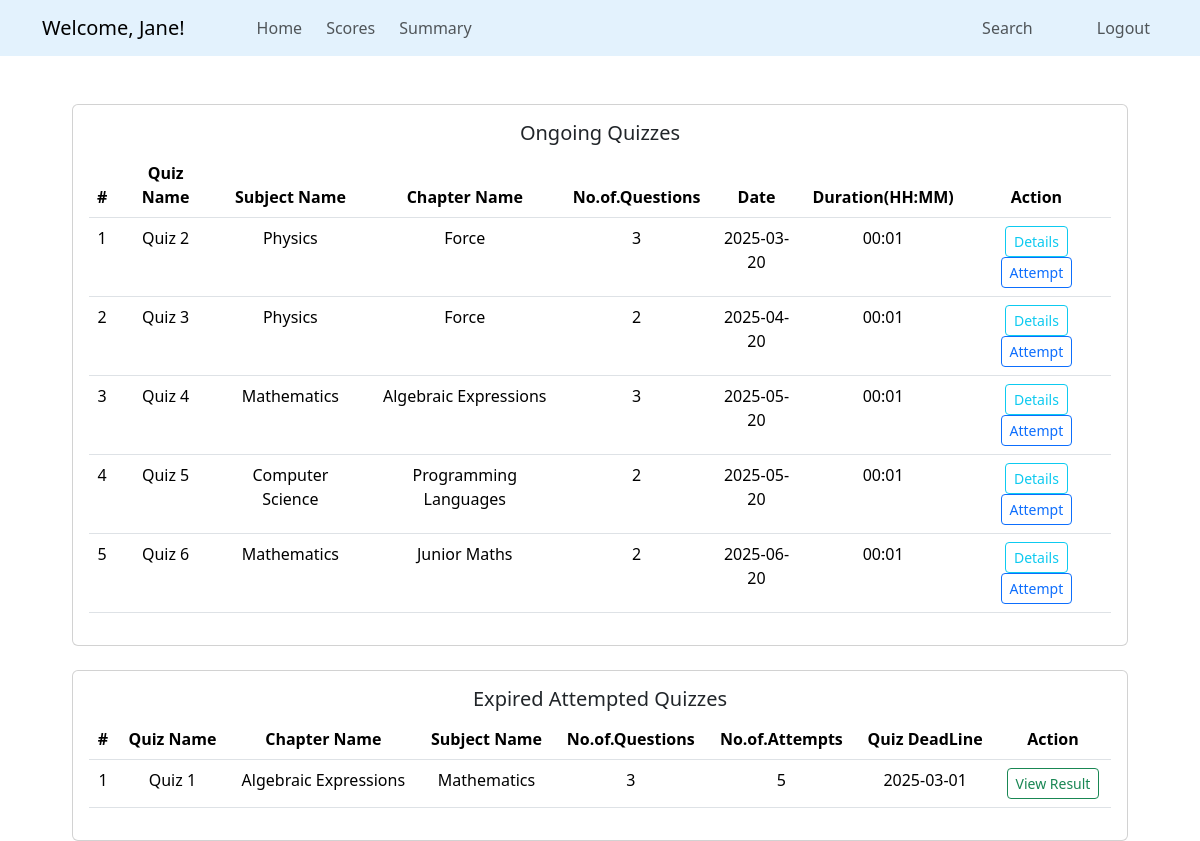
Screenshot of /scores (signed in) with the database file from the repository.
### quizapp/models.py (models this page shows, shortened)
class Quiz(db.Model):
    quizid = db.Column(db.Integer, primary_key = True)
    qname = db.Column(db.String(60), nullable = False)
    dateofquiz = db.Column(db.DateTime, nullable = False)
    timeduration = db.Column(db.Integer, nullable = False)
    remarks = db.Column(db.String(30), nullable = True)
    chapterid = db.Column(db.Integer, db.ForeignKey('chapter.cid'), nullable = False) # (foreign key-chapter)
    question = db.relationship('Questions', backref = 'quiz', lazy = True, cascade = 'all, delete')
    scores = db.relationship('Scores', backref = 'quiz', lazy = True, cascade = 'all, delete')

class Subject(db.Model):
    sid = db.Column(db.Integer, primary_key = True)
    description = db.Column(db.Text, nullable = False)
    sname = db.Column(db.String(60), nullable = False, unique = True)
    chapters = db.relationship('Chapter', backref = 'subject', lazy = True, cascade = 'all, delete')

class Chapter(db.Model):
    cid = db.Column(db.Integer, primary_key = True)
    cname = db.Column(db.String(60), nullable = False)
    description = db.Column(db.Text, nullable = False)
    subjectid = db.Column(db.Integer, db.ForeignKey('subject.sid'), nullable = False)
    quizzes = db.relationship('Quiz', backref = 'chapter', lazy = True, cascade = 'all, delete')

class Scores(db.Model):
    scoreid = db.Column(db.Integer, primary_key = True)
    time_stamp_attempt = db.Column(db.DateTime, nullable = True, default = datetime.now)
    totalscore = db.Column(db.Integer, nullable = False)
    quizid = db.Column(db.Integer, db.ForeignKey('quiz.quizid'), nullable = False)
    userid = db.Column(db.Integer, db.ForeignKey('user.userid'), nullable = False)
    user_input = db.Column(db.Text, nullable = False, default = json.dumps([]))

### quizapp/routes.py (the view)
@app.route('/scores', methods = ['GET', 'POST'])
def scores_dashboard():
    if 'user_id' in session:
        ongoing_quizzes = Quiz.query.filter(Quiz.dateofquiz > today).order_by(Quiz.dateofquiz.asc())
        expired_quizzes = Quiz.query.filter(Quiz.dateofquiz < today).order_by(Quiz.dateofquiz.asc())
        scores = Scores.query.join(Scores.quiz)\
                                .filter(Scores.userid == session['user_id'], Quiz.dateofquiz < today)\
                                .order_by(Scores.time_stamp_attempt.desc())
        expired_quiz_submitted, attempted_quiz_ids, attempt_count = list(), set(), dict()
        for score in scores:
            if score.quizid not in attempted_quiz_ids:
                expired_quiz_submitted.append(score)
                attempted_quiz_ids.add(score.quizid)
            try: attempt_count[score.quizid] += 1
            except: attempt_count[score.quizid] = 1
        expired_quiz_submitted.sort(reverse = False, key = lambda score : score.quiz.dateofquiz)
        unattempted_quizzes = [quiz for quiz in expired_quizzes if quiz.quizid not in attempted_quiz_ids]
        unattempted_quizzes.sort(reverse = True, key = lambda quiz : quiz.dateofquiz)
        return render_template('users/score_dashboard.html', ongoing_quizzes = ongoing_quizzes,
                               expired_quiz_submitted = expired_quiz_submitted,
                               unattempted_quizzes = unattempted_quizzes,
                               attempt_count = attempt_count)
    flash('Login to access the page', 'danger')
    return redirect(url_for('login'))

### quizapp/templates/users/score_dashboard.html (shortened to what this page needs)
{% extends "users/base_dashboard.html" %}
{% block section %}
<section class="container mt-5" style="max-width: 90%;">
    <div class="card text-center">
        <div class="card-body">
            <h5 class="card-title">Ongoing Quizzes</h5>
            <table class="table">
                <thead>
                    <tr>
                        <th>#</th>
                        <th>Quiz Name</th>
                        <th>Subject Name</th>
                        <th>Chapter Name</th>
                        <th>No.of.Questions</th>
                        <th>Date</th>
                        <th>Duration(HH:MM)</th>
                        <th>Action</th>
                    </tr>
                </thead>
                <tbody>
                    {% for quiz in ongoing_quizzes%}
                    <tr>
                        <td>{{ loop.index }}</td>
                        <td>{{ quiz.qname }}</td>
                        <td>{{ quiz.chapter.subject.sname }}</td>
                        <td>{{ quiz.chapter.cname }}</td>
                        <td>{{ quiz.question | length }}</td>
                        <td>{{ quiz.dateofquiz.strftime('%Y-%m-%d') }}</td>
                        {% set hour = quiz.timeduration // 3600 %}
                        {% set minute = quiz.timeduration % 3600 // 60 %}
                        <td>{{ "%02d:%02d" % (hour, minute) }}</td>
                        <td>
                            <a href="{{url_for('quiz_details', qid = quiz.quizid) }}"
                                class="btn btn-outline-info btn-sm">Details</a>
                            <a href="{{url_for('quiz_attempt', qid = quiz.quizid) }}"
                                class="btn btn-outline-primary btn-sm">Attempt</a>
                        </td>
                    </tr>
                    {% else %}
                    <tr>
                        <td colspan="8" class="text-center text-muted py-3">No ongoing quiz found, try again later!</td>
                    </tr>
                    {% endfor %}
                </tbody>
            </table>
        </div>
    </div>
    {% if expired_quiz_submitted | length > 0 %}
    <div class="card text-center mt-4">
        <div class="card-body">
            <h5 class="card-title">Expired Attempted Quizzes</h5>
            <table class="table">
                <thead>
                    <tr>
                        <th>#</th>
                        <th>Quiz Name</th>
                        <th>Chapter Name</th>
                        <th>Subject Name</th>
                        <th>No.of.Questions</th>
                        <th>No.of.Attempts</th>
                        <th>Quiz DeadLine</th>
                        <th>Action</th>
                    </tr>
                </thead>
                <tbody>
                    {% for score in expired_quiz_submitted%}
                    <tr>
                        <td>{{ loop.index }}</td>
                        <td>{{ score.quiz.qname }}</td>
                        <td>{{ score.quiz.chapter.cname }}</td>
                        <td>{{ score.quiz.chapter.subject.sname }}</td>
                        <td>{{ score.quiz.question | length }}</td>
                        <td>{{ attempt_count.get(score.quizid, 0) }}</td>
                        <td>{{ score.quiz.dateofquiz.strftime('%Y-%m-%d') }}</td>
                        <td>
                            <a href="{{url_for('view_result', sid = score.scoreid) }}"
                                class="btn btn-outline-success btn-sm">View Result</a>
                        </td>
                    </tr>
                    {% endfor %}
                </tbody>
            </table>
        </div>
    </div>
    {% endif %}
</section>
{% endblock %}

### rows the page displays
Quiz: qname "Quiz 2", chapter.subject.sname "Physics", chapter.cname "Force", question|length "3", dateofquiz "2025-03-20", value "00:01"
Quiz: qname "Quiz 3", chapter.subject.sname "Physics", chapter.cname "Force", question|length "2", dateofquiz "2025-04-20", value "00:01"
Quiz: qname "Quiz 4", chapter.subject.sname "Mathematics", chapter.cname "Algebraic Expressions", question|length "3", dateofquiz "2025-05-20", value "00:01"
Quiz: qname "Quiz 5", chapter.subject.sname "Computer Science", chapter.cname "Programming Languages", question|length "2", dateofquiz "2025-05-20", value "00:01"
Quiz: qname "Quiz 6", chapter.subject.sname "Mathematics", chapter.cname "Junior Maths", question|length "2", dateofquiz "2025-06-20", value "00:01"
Scores: quiz.qname "Quiz 1", quiz.chapter.cname "Algebraic Expressions", quiz.chapter.subject.sname "Mathematics", quiz.question|length "3", get "5", quiz.dateofquiz "2025-03-01"

### other values shown
{{ session.get('user_name') }} "Jane"
